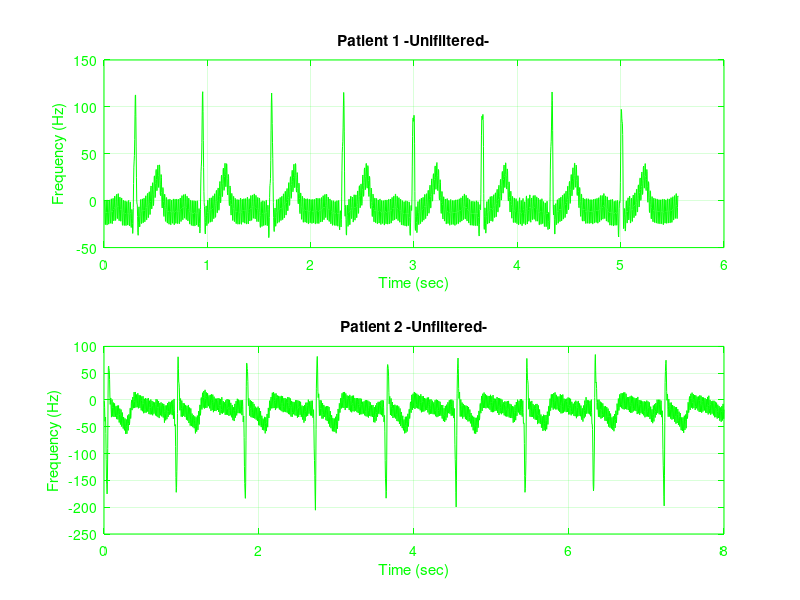

This chart was generated by the following MATLAB code: (Note: this script raises an error after producing the figure.)
%% Liam Cauquil (1394106)
% Prof Chen && TA Diaz
% Final Project - ECG Data Manipulation
% Due 5 May 2016



%% Main Function
function [] = Project()
% loading function and setting arrays for data and times
load('ProjectMay5th.mat');
% get times and data points
array = PT1n(1:2000);
arrayb = PT2n(1:2000); 
tmPT1 = (1:2000)/360;
tmPT2 = (1:2000)/250;
time = (1:1803)/360;
time2 = (1:1816)/250;

% plots data unfiltered
figure('Name','UNFILTERED DATA','NumberTitle','off')
subplot(211), plot(tmPT1, array,'Color', [0 1 0]);
    set(gca, 'Color',[0,0,0]);
    grid on;
    set(gca, 'XColor','g')
    set(gca, 'YColor','g');
    title('Patient 1 -Unifiltered-');
    xlabel('Time (sec)');
    ylabel('Frequency (Hz)');
subplot(212), plot(tmPT2, arrayb, 'Color', [0 1 0]);
    set(gca, 'Color',[0,0,0]);
    grid on;
    set(gca, 'XColor','g')
    set(gca, 'YColor','g');
    title('Patient 2 -Unfiltered-');
    xlabel('Time (sec)');
    ylabel('Frequency (Hz)');

% Makes Filters Array with personal designed Filter and a sgolayfilt, then plots them
Filtered1= filtfilt(thatFilterDough(360), array);
Filtered2= filtfilt(thatFilterDough(250), arrayb);
P1 = sgolayfilt(Filtered1, 2, 21);
P2 = sgolayfilt(Filtered2, 2, 21);

% Plots data with only R plots and avg pulse rate 
figure('Name','Filtered Data w/ Rplots & AVG Pulse Rate','NumberTitle','off')
plotFilt(P1, 211, 50, 'Patient 1 -Filtered-', tmPT1, time);
text(3, -30, ['AVG: ' num2str(avgPulseRate(P1, 50, 360)) ' BPM'], 'Color', [1 0 0], 'FontWeight', 'bold');
plotFilt(P2, 212, 10, 'Patient 2 -Filtered-', tmPT2, time2);
text(4, -120, ['AVG: ' num2str(avgPulseRate(P2, 10, 250)) ' BPM'], 'Color', [1 0 0], 'FontWeight', 'bold');

% Plots data with only Heart Rate Variation
figure('Name','Heart Rate Variation','NumberTitle','off');
plotFilt(P1, 211, 50, 'Patient 1 -Heart Rate Variation-', tmPT1, time);
plotRRintervals(P1, 50, 360);
plotFilt(P2, 212, 10, 'Patient 2 -Heart Rate Variation-', tmPT2, time2);
plotRRintervals(P2, 10, 250);
end

%% Plots over a graph the RR ints showing dt above and dBPM below
function [] = plotRRintervals(inputArray, LUB, sampleFreq)
    rs = findRs(inputArray, LUB);
    def = find(~isnan(rs));
    stay = def;
    xLengths = diff(def);
    yVals = inputArray(def);
    def = def/sampleFreq;

    hold on;
    for i = 1:length(xLengths);
        plot((linspace(def(i),def(i+1))), linspace(yVals(i), yVals(i)), 'Color', [1 1 0]);
        tm = def(i+1)-def(i);
        eg = sprintf('%.3f sec', tm);
        t(i) = text(def(i)+0.2, yVals(i)+7.5, eg, 'Color', [1 1 0]);
        BPM = inputArray(stay(i));
        StrBPM = sprintf('%.1f BPM', BPM);
        t2(i) = text(def(i)+0.2, yVals(i)-10, StrBPM, 'Color', [1 1 0]);
        hold on;
    end
end

%% Plots a combination of filtered data and R plots
function [] = plotFilt (filtArray, subNum, LUB, strTitle, time, tm)
    subplot(subNum), plot(time, filtArray, 'Color',[0,1,0]);
    xlabel('Time (sec)');
    ylabel('Frequency (Hz)');
    hold on;
    plot(tm, findRs(filtArray, LUB), 'ro');
    set(gca, 'Color',[0,0,0]);
    grid on;
    set(gca, 'XColor','g')
    set(gca, 'YColor','g');
    title(strTitle);
end

%% finds average pulse rate when given data, Lower Upper Bound and Sample Frequency
function [avgPulseRate] = avgPulseRate (array, LUB, sampleFrequency)
    rs = findRs(array, LUB);
    def = find(~isnan(rs));
    dx = diff(def);
    tehMeanRs = mean(dx);
    avgPulseRate = 60*sampleFrequency/tehMeanRs;
end

%% Finds change in x vals for RR ints
function [xLengths] = dxRR (array, LUB)
    rs = findRs(array, LUB);
    def = find(~isnan(rs));
    xLengths = diff(def);
end

%% Filters Data
function [d] = thatFilterDough(SampleRate)
    d = designfilt('bandstopiir','FilterOrder',2, ...
               'HalfPowerFrequency1',59,'HalfPowerFrequency2',61, ...
               'DesignMethod','butter','SampleRate',SampleRate);
    
end


%% Finds xvals for R peaks
function [points] = findRs(x,a)
    points =0;
    for i = 2:1:length(x)-1
        if (x(i) > a &&x(i)>x(i+1) && x(i)>x(i-1))
            points(i) = x(i);
        end
    end
    points(points==0) = nan;
end


